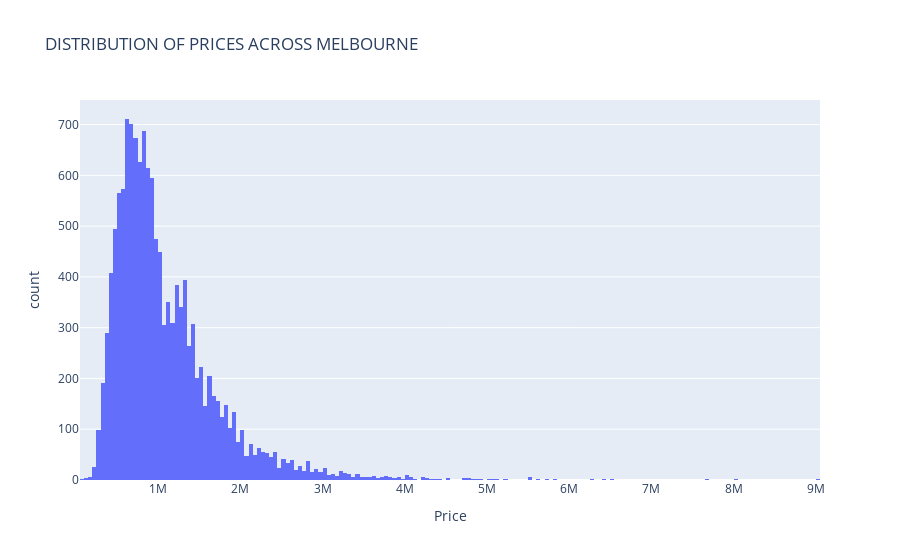

This figure's notebook cell:
### Markdown cell above
# Question 2: Plot a graph showing the distribution of prices across Melbourne

### Code cell
df = mel_b['Price']
fig = px.histogram(df, x = 'Price', title = 'DISTRIBUTION OF PRICES ACROSS MELBOURNE')
fig.show()

### Figure 1 — Plotly figure (JSON) as saved in the notebook; plotly's stock layout.template omitted (floating-point values rounded to 4 significant figures; data arrays with more than 128 entries replaced by an {"elided": "..."} marker saying what was removed)
{"data": [{"alignmentgroup": "True", "bingroup": "x", "hovertemplate": "Price=%{x}<br>count=%{y}<extra></extra>", "legendgroup": "", "marker": {"color": "#636efa"}, "name": "", "offsetgroup": "", "orientation": "v", "showlegend": false, "type": "histogram", "x": {"elided": "13580 int values"}, "xaxis": "x", "yaxis": "y"}], "layout": {"barmode": "relative", "legend": {"tracegroupgap": 0}, "title": {"text": "DISTRIBUTION OF PRICES ACROSS MELBOURNE"}, "xaxis": {"anchor": "y", "domain": [0, 1], "title": {"text": "Price"}}, "yaxis": {"anchor": "x", "domain": [0, 1], "title": {"text": "count"}}}}
